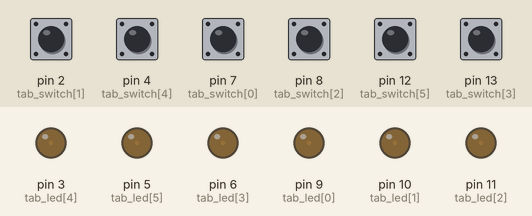
Simulated run of this sketch. Board: Arduino Uno, built with avr-gcc and run on an emulated ATmega328P. Parts: output pins drawn as LEDs (lit = HIGH). Inputs (shaded band) come from the test bench; at power-on: pin 2 (tab_switch[1]), pin 4 (tab_switch[4]), pin 7 (tab_switch[0]), pin 8 (tab_switch[2]), pin 12 (tab_switch[5]), pin 13 (tab_switch[3]) HIGH. What the sketch prints to the serial monitor is not drawn.

Above: at 4.4 s.
4.5 s: pin 2 (tab_switch[1]) pulled LOW for 0.15 s
At 5.4 s:
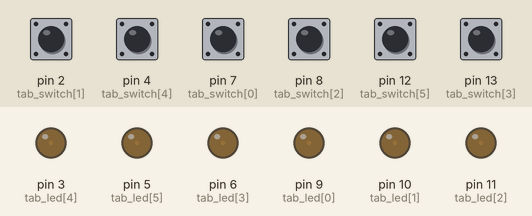
6.1 s: pin 4 (tab_switch[4]) pulled LOW for 0.15 s
At 7.4 s:
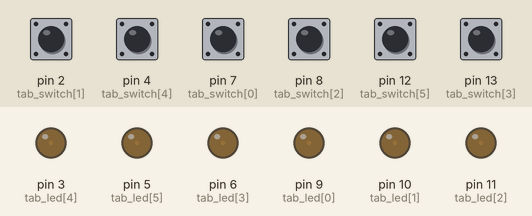
7.7 s: pin 7 (tab_switch[0]) pulled LOW for 0.15 s
At 9.0 s:
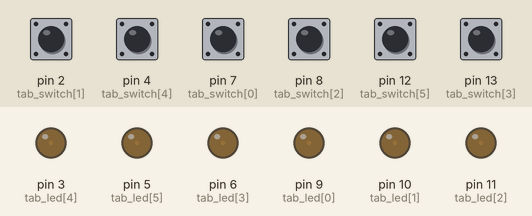
9.3 s: pin 8 (tab_switch[2]) pulled LOW for 0.15 s
At 10.1 s:
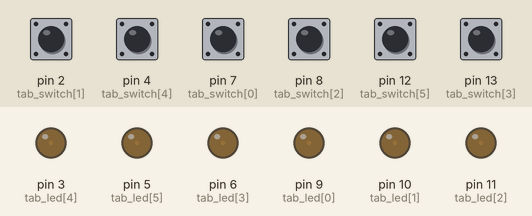
10.9 s: pin 12 (tab_switch[5]) pulled LOW for 0.15 s
At 11.5 s:
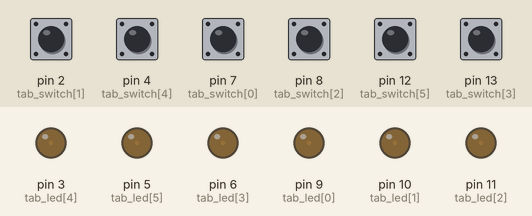
12.5 s: pin 13 (tab_switch[3]) pulled LOW for 0.15 s
At 13.8 s:
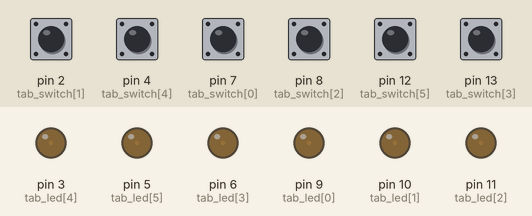
Timing chart, 0 to 15.1 s (numbered marks = the images above; inputs shaded):
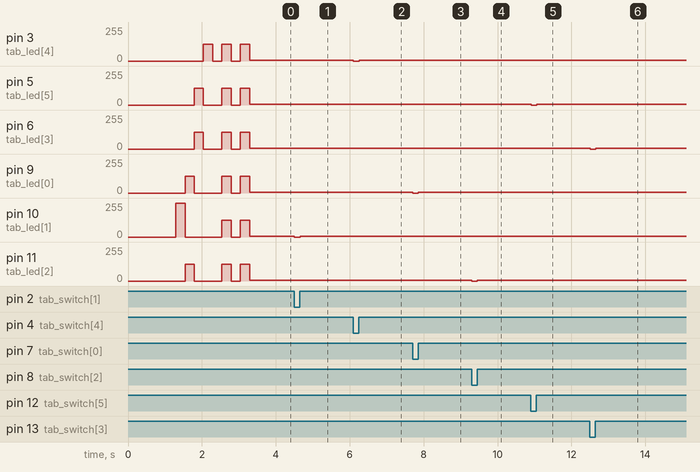

Measured:
- after the input at 4.5 s, pin 10 (tab_led[1]): 5/255 → 0/255 at once, → 5/255 0.15 s later
- after the input at 6.1 s, pin 3 (tab_led[4]): 5/255 → 0/255 at once, → 5/255 0.15 s later
- after the input at 7.7 s, pin 9 (tab_led[0]): 5/255 → 0/255 at once, → 5/255 0.15 s later
- after the input at 9.3 s, pin 11 (tab_led[2]): 5/255 → 0/255 at once, → 5/255 0.15 s later
- after the input at 10.9 s, pin 5 (tab_led[5]): 5/255 → 0/255 at once, → 5/255 0.15 s later
- after the input at 12.5 s, pin 6 (tab_led[3]): 5/255 → 0/255 at once, → 5/255 0.15 s later

The sketch:

SKS_Firmware_Uno.ino
```cpp
// Initializing data arrays
//------------------------------------------------------------------------------
// Pin/Switch matching
//-------------------------
//  [0]     [1]      [2]
//  [3]     [4]      [5]
//-------------------------
int tab_switch[6]={7,2,8,13,4,12};

// Pin/LED matching
//-------------------------
//  [0]     [1]      [2]
//  [3]     [4]      [5]
//-------------------------
int tab_led[6]={9,10,11,6,3,5};

// Default brightness for each LED (usefull if all LED aren't the same)
int brightness[6]={5,5,5,5,5,5};

// Value to send on serial port for each switch
int tab_keys[6]={1,2,3,4,5,6};

// Runtime arrays of the switchs states
int tab_switch_on[6]={0,0,0,0,0,0};
int tab_switch_on_back[6]={0,0,0,0,0,0};
//------------------------------------------------------------------------------

void setup()
{
  // Input and output pins initialization
  for (int i=0;i<6;i++)
  {
    pinMode(tab_switch[i],INPUT_PULLUP);
    pinMode(tab_led[i], OUTPUT);
  }

  // Initializing serial at 9600 bauds
  Serial.begin(9600);
  while(!Serial);

  // LEDS autotest
  for (int i=0;i<256;i++)
  {
    for(int j=0;j<6;j++)
    {
      analogWrite(tab_led[j],i);
    }
    delay(5);
  }
  for(int i=0;i<6;i++)
  {
    analogWrite(tab_led[i],0);
  }

  analogWrite(tab_led[1],255);
  delay(250);
  analogWrite(tab_led[1],0);
  analogWrite(tab_led[0],127);
  analogWrite(tab_led[2],127);
  delay(250);
  analogWrite(tab_led[0],0);
  analogWrite(tab_led[2],0);
  analogWrite(tab_led[3],127);
  analogWrite(tab_led[5],127);
  delay(250);
  analogWrite(tab_led[3],0);
  analogWrite(tab_led[5],0);
  analogWrite(tab_led[4],127);
  delay(250);
  analogWrite(tab_led[4],0);

  for (int i=0;i<2;i++)
  {
    delay(250);
    for(int j=0;j<6;j++)
    {
      analogWrite(tab_led[j],127);
    }
    delay(250);
    for(int k=0;k<6;k++)
    {
      analogWrite(tab_led[k],0);
    }
  }
}

void loop()
{
  // Input pins pooling
  for (int i=0;i<6;i++)
  {
    if (digitalRead(tab_switch[i])==HIGH)
    {
      tab_switch_on[i]=1;
      analogWrite(tab_led[i],brightness[i]);
    }
    else
    {
      analogWrite(tab_led[i],0);
      tab_switch_on[i]=0;
    }
  }

  // Sending switch state to computer
  for (int i=0;i<6;i++)
  {
    // If switch was flipped
    if (tab_switch_on[i]!=tab_switch_on_back[i])
    {
      // If it is on send the configured value else send value+6
      if(tab_switch_on[i]==1){
        Serial.print(tab_keys[i]);
      } else {
        Serial.print(tab_keys[i]+6);
      }
    }
    tab_switch_on_back[i]=tab_switch_on[i];
  }

  // wait 10ms before next loop
  delay(10);
}
```
